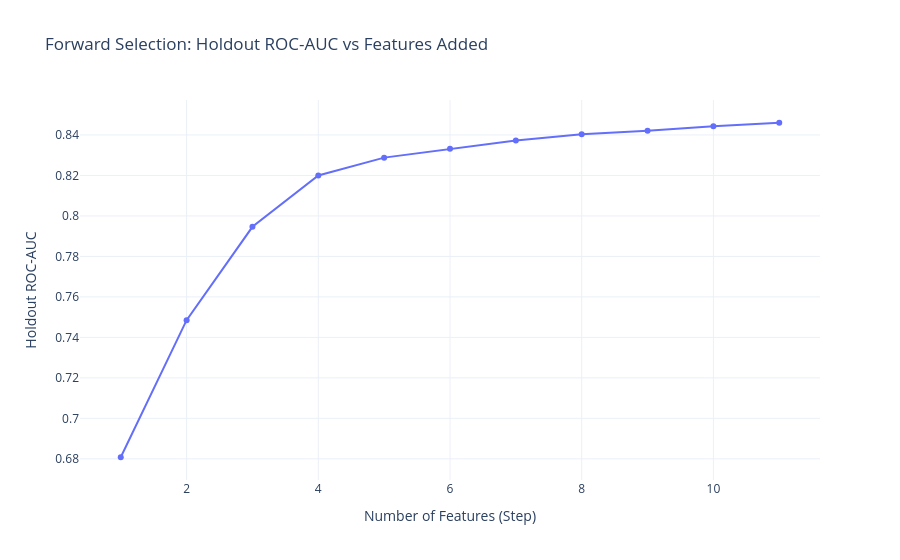

Here is the notebook cell this chart was saved with:
### Markdown cell above
#### Forward Selection Trajectory

### Code cell
steps = [h["Step"] for h in history]
aucs = [h["AUC"] for h in history]
fig = go.Figure()
fig.add_trace(go.Scatter(x=steps, y=aucs, mode='lines+markers', name='ROC-AUC'))
fig.update_layout(title='Forward Selection: Holdout ROC-AUC vs Features Added',
                  xaxis_title='Number of Features (Step)',
                  yaxis_title='Holdout ROC-AUC',
                  template='plotly_white')
fig.show()

### Figure 1 — Plotly figure (JSON) as saved in the notebook; plotly's stock layout.template omitted (floating-point values rounded to 4 significant figures)
{"data": [{"mode": "lines+markers", "name": "ROC-AUC", "type": "scatter", "x": [1, 2, 3, 4, 5, 6, 7, 8, 9, 10, 11], "y": [0.6808, 0.7485, 0.7946, 0.82, 0.8288, 0.8332, 0.8372, 0.8404, 0.8421, 0.8443, 0.846]}], "layout": {"title": {"text": "Forward Selection: Holdout ROC-AUC vs Features Added"}, "xaxis": {"title": {"text": "Number of Features (Step)"}}, "yaxis": {"title": {"text": "Holdout ROC-AUC"}}}}
